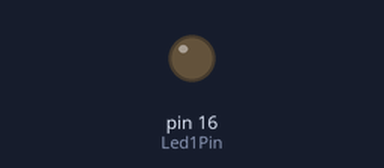
A sketch run on a simulated Arduino Uno, built with avr-gcc and run on an emulated ATmega328P. Parts: output pins drawn as LEDs (lit = HIGH).

Above: at 1.0 s.
At 5.5 s:
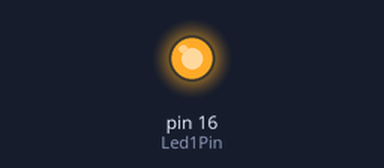
Timing chart, 0 to 6.9 s (numbered marks = the images above):
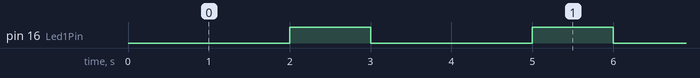

The sketch:

Lighting_LED.ino
```cpp
// 定义蓝色连接的引脚
const int Led1Pin = 16; // 蓝色连接到GPIO16引脚
void setup() {
  // put your setup code here, to run once:
pinMode(Led1Pin, OUTPUT); // 初始化蓝色LED引脚为输出模式
}

void loop() {
  // put your main code here, to run repeatedly:
digitalWrite(Led1Pin, LOW); // 打开蓝色LED
delay(2000); // 延时2秒
digitalWrite(Led1Pin, HIGH); // 关闭蓝色LED
delay(1000); // 延时1秒

}
```

Measured:
- by itself, pin 16 (Led1Pin): alternates HIGH for 1.0 s and LOW for 2.0 s
